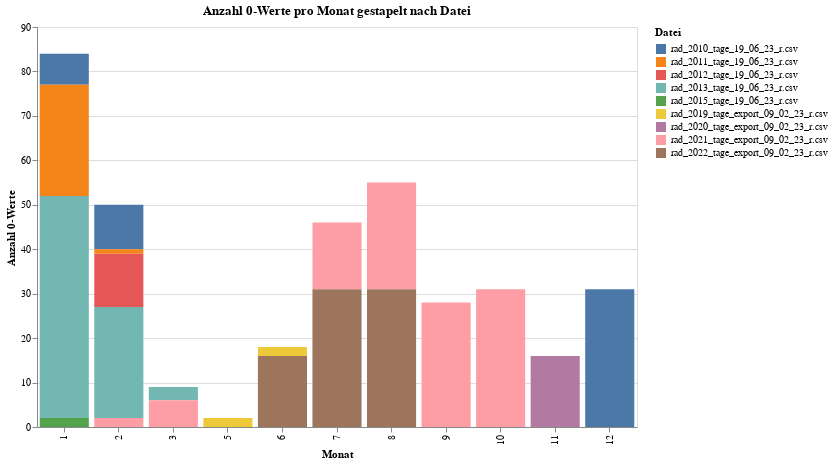

This figure's notebook cell:
### Code cell
# Liste für DataFrames erstellen
df_list = []

# Daten aus Dateien lesen und in df_list speichern
for file_path in file_paths:
    df_temp = pd.read_csv(file_path)
    df_temp['datei'] = file_path.split("/")[-1]  # Extrahiere Dateiname
    df_list.append(df_temp[['datum', 'gesamt', 'datei']])

# Einzelne DataFrames zu einem Gesamt-DataFrame zusammenführen
df_combined = pd.concat(df_list, ignore_index=True)

# Monat aus dem 'datum' extrahieren
df_combined['monat'] = pd.to_datetime(df_combined['datum']).dt.month

# Filtere die Datensätze, bei denen 'gesamt' gleich 0 ist
df_zero_values = df_combined[df_combined['gesamt'] == 0]
df_zero_values

# Anzahl der 0-Werte pro Monat und Datei zählen
zero_values_per_month_file = df_zero_values.groupby(['datei', 'monat']).size().reset_index(name='anzahl_zero_values')

#meine eigene zeile ?
df_combined['jahr'] = pd.to_datetime(df_combined['datum']).dt.year


# Plot mit Altair
chart = alt.Chart(zero_values_per_month_file).mark_bar().encode(
    x=alt.X('monat:N', title='Monat'),
    y=alt.Y('anzahl_zero_values:Q', title='Anzahl 0-Werte'),
    color=alt.Color('datei:N', title='Datei'),
    tooltip=['datei:N', 'monat:N', 'anzahl_zero_values:Q']
).properties(
    width=600,
    height=400,
    title='Anzahl 0-Werte pro Monat gestapelt nach Datei'
)

# Diagramm anzeigen
chart
#df_zero_values[df_zero_values['datei'] == "rad_2013_tage_19_06_23_r.csv"]

### Figure 1 — Vega-Lite specification as saved in the notebook (floating-point values rounded to 4 significant figures)
{"config": {"view": {"continuousWidth": 300, "continuousHeight": 300}}, "data": {"name": "data-917f347eaa61392923be327a53c78cdf"}, "mark": {"type": "bar"}, "encoding": {"color": {"field": "datei", "title": "Datei", "type": "nominal"}, "tooltip": [{"field": "datei", "type": "nominal"}, {"field": "monat", "type": "nominal"}, {"field": "anzahl_zero_values", "type": "quantitative"}], "x": {"field": "monat", "title": "Monat", "type": "nominal"}, "y": {"field": "anzahl_zero_values", "title": "Anzahl 0-Werte", "type": "quantitative"}}, "height": 400, "title": "Anzahl 0-Werte pro Monat gestapelt nach Datei", "width": 600, "$schema": "https://vega.github.io/schema/vega-lite/v5.16.3.json", "datasets": {"data-917f347eaa61392923be327a53c78cdf": [{"datei": "rad_2010_tage_19_06_23_r.csv", "monat": 1, "anzahl_zero_values": 7}, {"datei": "rad_2010_tage_19_06_23_r.csv", "monat": 2, "anzahl_zero_values": 10}, {"datei": "rad_2010_tage_19_06_23_r.csv", "monat": 12, "anzahl_zero_values": 31}, {"datei": "rad_2011_tage_19_06_23_r.csv", "monat": 1, "anzahl_zero_values": 25}, {"datei": "rad_2011_tage_19_06_23_r.csv", "monat": 2, "anzahl_zero_values": 1}, {"datei": "rad_2012_tage_19_06_23_r.csv", "monat": 2, "anzahl_zero_values": 12}, {"datei": "rad_2013_tage_19_06_23_r.csv", "monat": 1, "anzahl_zero_values": 50}, {"datei": "rad_2013_tage_19_06_23_r.csv", "monat": 2, "anzahl_zero_values": 25}, {"datei": "rad_2013_tage_19_06_23_r.csv", "monat": 3, "anzahl_zero_values": 3}, {"datei": "rad_2015_tage_19_06_23_r.csv", "monat": 1, "anzahl_zero_values": 2}, {"datei": "rad_2019_tage_export_09_02_23_r.csv", "monat": 5, "anzahl_zero_values": 2}, {"datei": "rad_2019_tage_export_09_02_23_r.csv", "monat": 6, "anzahl_zero_values": 2}, {"datei": "rad_2020_tage_export_09_02_23_r.csv", "monat": 11, "anzahl_zero_values": 16}, {"datei": "rad_2021_tage_export_09_02_23_r.csv", "monat": 2, "anzahl_zero_values": 2}, {"datei": "rad_2021_tage_export_09_02_23_r.csv", "monat": 3, "anzahl_zero_values": 6}, {"datei": "rad_2021_tage_export_09_02_23_r.csv", "monat": 7, "anzahl_zero_values": 15}, {"datei": "rad_2021_tage_export_09_02_23_r.csv", "monat": 8, "anzahl_zero_values": 24}, {"datei": "rad_2021_tage_export_09_02_23_r.csv", "monat": 9, "anzahl_zero_values": 28}, {"datei": "rad_2021_tage_export_09_02_23_r.csv", "monat": 10, "anzahl_zero_values": 31}, {"datei": "rad_2022_tage_export_09_02_23_r.csv", "monat": 6, "anzahl_zero_values": 16}, {"datei": "rad_2022_tage_export_09_02_23_r.csv", "monat": 7, "anzahl_zero_values": 31}, {"datei": "rad_2022_tage_export_09_02_23_r.csv", "monat": 8, "anzahl_zero_values": 31}]}}
